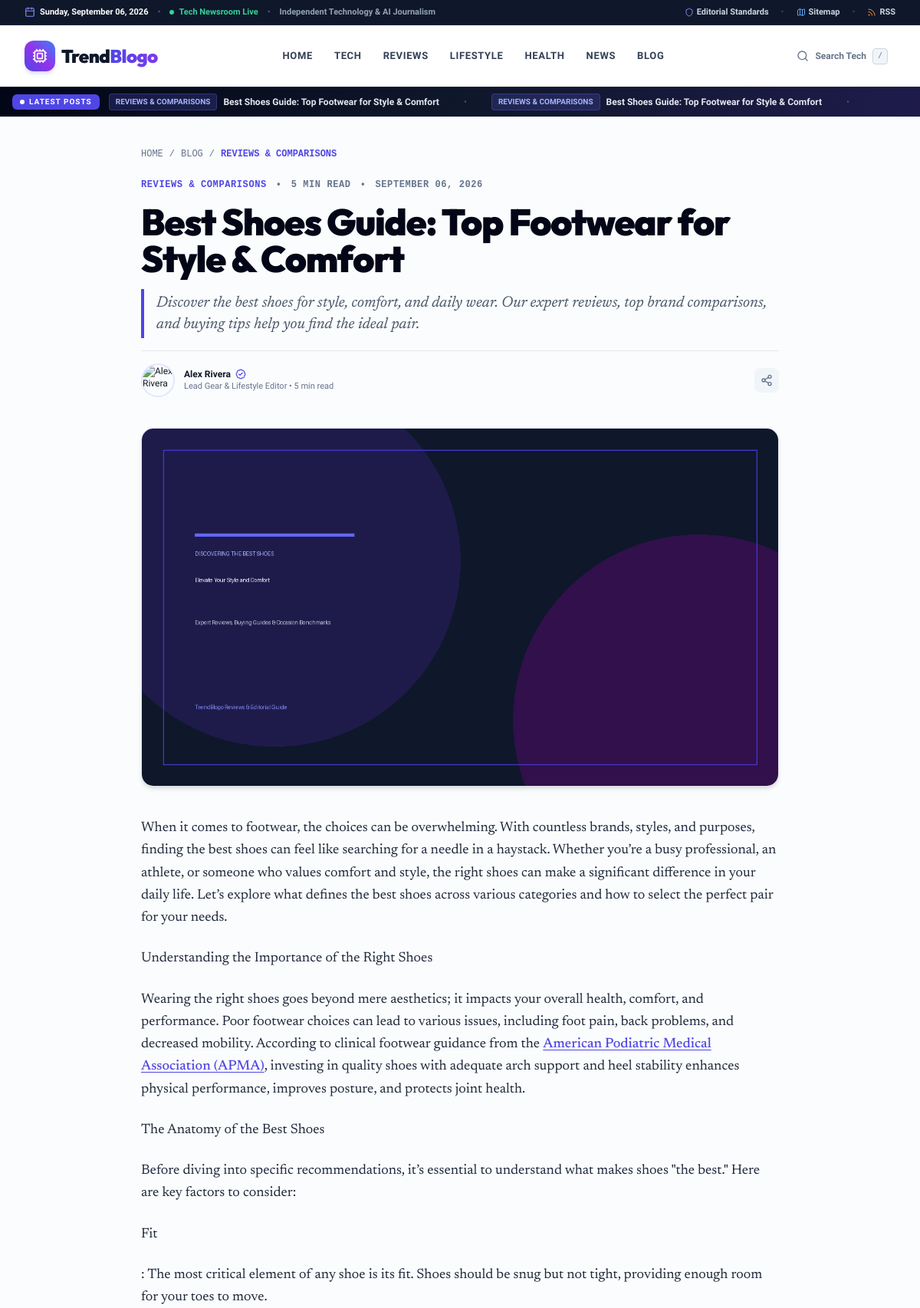
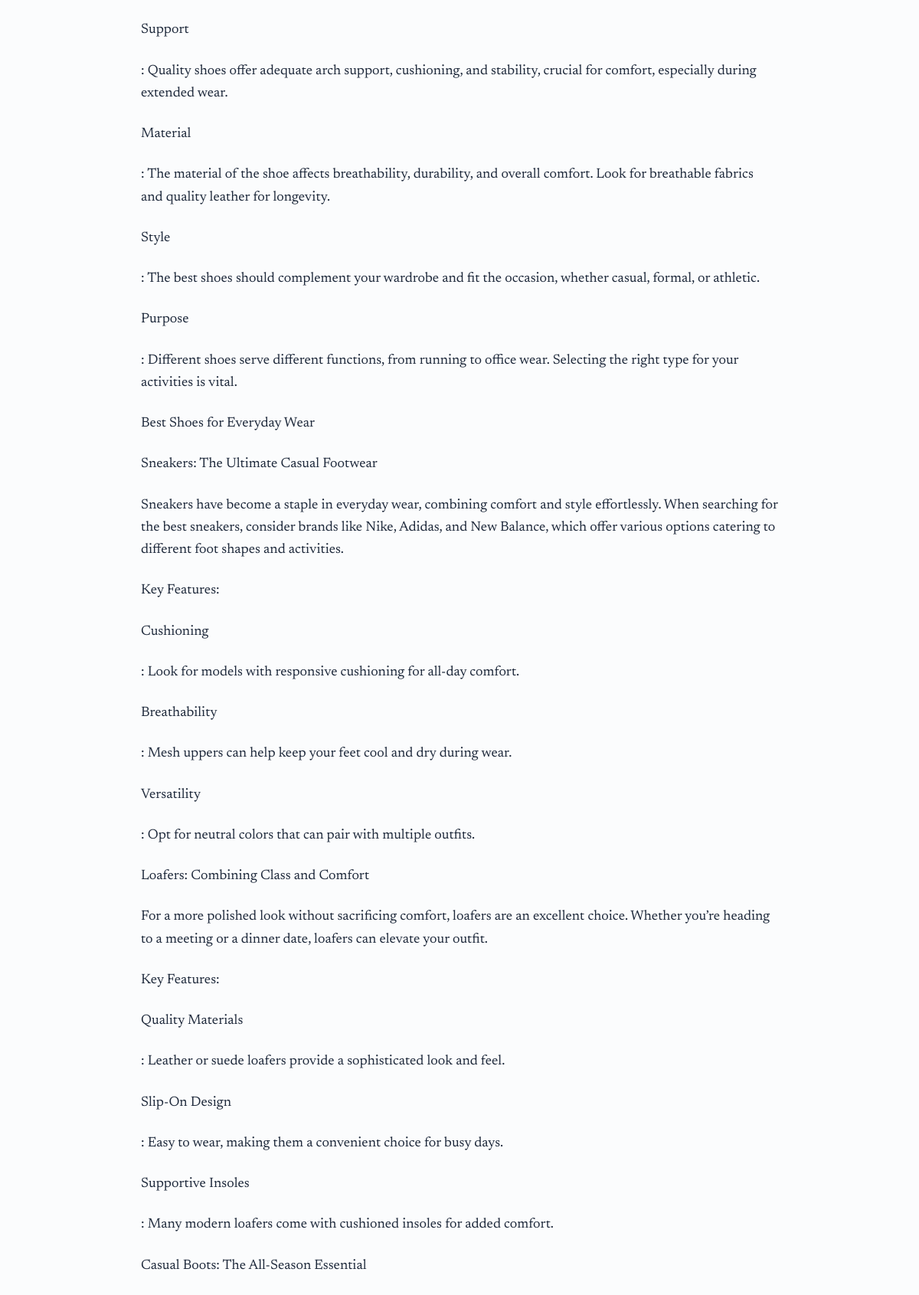
The app's page /blog/best-shoes (upper part) with its own data (2 pictures, top to bottom).
### app/models/article.py (models this page shows)
class Article(Base):
    __tablename__ = "articles"
    id = Column(Integer, primary_key=True, index=True)
    title = Column(String(255), nullable=False)
    slug = Column(String(255), unique=True, index=True, nullable=False)
    primary_keyword = Column(String(150), index=True, nullable=False)
    secondary_keywords = Column(Text, nullable=True)
    search_intent = Column(String(50), default="informational")
    template_type = Column(String(50), default="ultimate_guide")
    summary = Column(Text, nullable=True)
    content = Column(Text, nullable=False)  # Markdown format
    html_content = Column(Text, nullable=True)  # Rendered HTML
    featured_image = Column(String(255), nullable=False)
    featured_image_alt = Column(String(255), nullable=False)
    featured_image_caption = Column(String(255), nullable=True)
    image_1_url = Column(String(255), nullable=True)
    image_1_alt = Column(String(255), nullable=True)
    image_1_caption = Column(String(255), nullable=True)
    image_2_url = Column(String(255), nullable=True)
    image_2_alt = Column(String(255), nullable=True)
    image_2_caption = Column(String(255), nullable=True)
    image_3_url = Column(String(255), nullable=True)
    image_3_alt = Column(String(255), nullable=True)
    image_3_caption = Column(String(255), nullable=True)
    category_id = Column(Integer, ForeignKey("categories.id", ondelete="SET NULL"), nullable=True)
    author_name = Column(String(100), default="Editorial Team")
    author_slug = Column(String(100), default="editorial-team", index=True)
    status = Column(String(30), default="published", index=True)  # draft, published, scheduled
    scheduled_at = Column(DateTime, nullable=True)
    published_at = Column(DateTime, default=datetime.utcnow, index=True)
    created_at = Column(DateTime, default=datetime.utcnow)
    updated_at = Column(DateTime, default=datetime.utcnow, onupdate=datetime.utcnow)
    word_count = Column(Integer, default=0)
    reading_time = Column(Integer, default=5)  # minutes
    view_count = Column(Integer, default=0)
    seo_title = Column(String(150), nullable=True)
    meta_description = Column(String(320), nullable=True)
    canonical_url = Column(String(255), nullable=True)
    og_title = Column(String(150), nullable=True)
    og_description = Column(String(320), nullable=True)
    schema_json = Column(Text, nullable=True)
    quality_score = Column(Float, default=95.0)
    quality_report = Column(Text, nullable=True)  # JSON string
    category = relationship("Category", back_populates="articles")
    tags = relationship("ArticleTag", back_populates="article", cascade="all, delete-orphan")
    internal_links_out = relationship("InternalLink", foreign_keys="InternalLink.source_article_id", cascade="all, delete-orphan")
    external_links = relationship("ExternalLink", cascade="all, delete-orphan")

class Category(Base):
    __tablename__ = "categories"
    id = Column(Integer, primary_key=True, index=True)
    name = Column(String(100), unique=True, nullable=False)
    slug = Column(String(100), unique=True, index=True, nullable=False)
    description = Column(Text, nullable=True)
    color = Column(String(30), default="#4F46E5")
    icon = Column(String(50), default="folder")
    created_at = Column(DateTime, default=datetime.utcnow)
    articles = relationship("Article", back_populates="category")

### app/routes/public.py (the view)
@router.get("/blog/{slug}", response_class=HTMLResponse)
def article_detail(slug: str, request: Request, db: Session = Depends(get_db)):
    article = db.query(Article).filter(Article.slug == slug).first()
    if not article:
        raise HTTPException(status_code=404, detail="Article not found")
    article.view_count = (article.view_count or 0) + 1
    db.commit()
    ctx = get_common_context(db, request)
    related_posts = LinkEngine.get_related_posts(db, article.id, article.category_id, limit=4)
    ctx.update({
        "article": article,
        "related_posts": related_posts,
        "title": article.seo_title or f"{article.title} | TrendBlogo",
        "meta_desc": article.meta_description or article.summary,
        "canonical_url": article.canonical_url,
        "og_image": article.featured_image,
        "schema_json": article.schema_json or SEOEngine.generate_schema_json(article)
    })
    return templates.TemplateResponse(request=request, name="blog/detail.html", context=ctx)

### app/templates/blog/detail.html (shortened to what this page needs)
{% extends "base.html" %}
{% block content %}
<article class="max-w-4xl mx-auto px-4 sm:px-6 lg:px-8 py-10">
  <nav class="flex items-center space-x-2 text-xs text-slate-500 font-mono uppercase mb-6" aria-label="Breadcrumb">
    <a href="/" class="hover:text-indigo-600 transition">Home</a>
    <span>/</span>
    <a href="/blog" class="hover:text-indigo-600 transition">Blog</a>
    <span>/</span>
    <a href="/category/{{ article.category.slug if article.category else 'reviews' }}" class="text-indigo-600 font-bold hover:underline">
      {{ article.category.name if article.category else "Reviews" }}
    </a>
  </nav>
  <header class="mb-10 space-y-4">
    <div class="flex items-center space-x-3 text-xs font-mono font-bold uppercase tracking-wider text-slate-500">
      <span class="text-indigo-600 font-extrabold">{{ article.category.name if article.category else "Reviews" }}</span>
      <span>•</span>
      <span>{{ article.reading_time }} min read</span>
      <span>•</span>
      <span>{{ article.published_at.strftime("%B %d, %Y") if article.published_at else "Recently" }}</span>
    </div>
    <h1 class="font-display text-3xl sm:text-5xl font-black text-slate-950 tracking-tight leading-[1.15]">
      {{ article.title }}
    </h1>
    <p class="font-editorial text-lg sm:text-xl text-slate-600 leading-relaxed italic border-l-4 border-indigo-600 pl-4 py-1">
      {{ article.meta_description or article.summary }}
    </p>
    <div class="flex flex-wrap items-center justify-between gap-4 pt-4 border-t border-slate-200 text-xs">
      <div class="flex items-center space-x-3">
        <a href="/author/{{ article.author_slug or 'alex-rivera' }}" class="block shrink-0">
          <img src="https://images.unsplash.com/photo-1507003211169-0a1dd7228f2d?w=120&auto=format&fit=crop&q=80"
               alt="{{ article.author_name or 'Alex Rivera' }}"
               class="w-11 h-11 rounded-full object-cover border-2 border-indigo-100 shadow-xs hover:scale-105 transition duration-200">
        </a>
        <div>
          <div class="flex items-center space-x-1.5">
            <a href="/author/{{ article.author_slug or 'alex-rivera' }}" class="font-bold text-slate-900 hover:text-indigo-600 transition">
              {{ article.author_name or "Alex Rivera" }}
            </a>
            <span class="inline-flex items-center text-indigo-600" title="Verified Author & Reviewer">
              <i data-lucide="badge-check" class="w-3.5 h-3.5"></i>
            </span>
          </div>
          <p class="text-[11px] text-slate-500">Lead Gear &amp; Lifestyle Editor • {{ article.reading_time or 6 }} min read</p>
        </div>
      </div>
      <div class="flex items-center space-x-2">
        <button type="button" onclick="navigator.clipboard.writeText(window.location.href); alert('Article link copied to clipboard!');" class="p-2 text-slate-500 hover:text-slate-900 bg-slate-100 hover:bg-slate-200 rounded-lg transition" title="Copy Link">
          <i data-lucide="share-2" class="w-4 h-4"></i>
        </button>
      </div>
    </div>
  </header>
  {% if article.featured_image %}
  <figure class="mb-10">
    <div class="aspect-[16/9] w-full rounded-2xl overflow-hidden bg-slate-100 shadow-md border border-slate-200">
      <img src="{{ article.featured_image }}"
           alt="{{ article.featured_image_alt or article.title }}"
           class="w-full h-full object-cover"
           loading="eager"
           fetchpriority="high">
    </div>
  </figure>
  {% endif %}
  <div class="prose prose-trendblogo font-editorial text-lg leading-relaxed max-w-none text-slate-800">
    {{ article.html_content | safe }}
  </div>
</article>
{% endblock %}

### app/templates/base.html (shortened to what this page needs)
<!DOCTYPE html>
<html lang="en" class="scroll-smooth">
<head>
  <script src="https://cdn.tailwindcss.com"></script>
  <link rel="stylesheet" href="/static/css/custom.css">
</head>
<body class="min-h-screen flex flex-col bg-slate-50/50 text-slate-900 selection:bg-indigo-600 selection:text-white font-sans antialiased">
  <div class="bg-slate-900 text-slate-300 text-xs py-2 border-b border-slate-800">
    <div class="max-w-7xl mx-auto px-4 sm:px-6 lg:px-8 flex flex-col sm:flex-row sm:items-center justify-between gap-2">
      <div class="flex items-center space-x-3 text-[11px] font-semibold">
        <span class="text-white font-bold flex items-center">
          <i data-lucide="calendar" class="w-3.5 h-3.5 mr-1.5 text-indigo-400"></i>
          {{ current_date_str or "Sunday, September 6, 2026" }}
        </span>
        <span class="text-slate-600">•</span>
        <span class="text-emerald-400 flex items-center">
          <span class="w-1.5 h-1.5 rounded-full bg-emerald-400 animate-ping mr-1.5"></span>
          Tech Newsroom Live
        </span>
        <span class="text-slate-600">•</span>
        <span class="text-slate-400 hidden sm:inline">Independent Technology &amp; AI Journalism</span>
      </div>
      <div class="flex items-center space-x-4 text-[11px] font-semibold">
        <a href="/editorial-policy" class="hover:text-white transition flex items-center" aria-label="Editorial Standards">
          <i data-lucide="shield" class="w-3 h-3 mr-1 text-indigo-400"></i> Editorial Standards
        </a>
        <span class="text-slate-700">•</span>
        <a href="/sitemap" class="hover:text-white transition flex items-center" aria-label="Index Sitemap">
          <i data-lucide="map" class="w-3 h-3 mr-1 text-blue-400"></i> Sitemap
        </a>
        <span class="text-slate-700">•</span>
        <a href="/rss.xml" class="hover:text-white transition flex items-center" aria-label="RSS Feed">
          <i data-lucide="rss" class="w-3 h-3 mr-1 text-orange-400"></i> RSS
        </a>
      </div>
    </div>
  </div>
  <header class="sticky top-0 z-40 bg-white/95 backdrop-blur-md border-b border-slate-200/80 shadow-xs">
    <div class="max-w-7xl mx-auto px-4 sm:px-6 lg:px-8">
      <div class="flex items-center justify-between h-20">
        <a href="/" class="flex items-center space-x-2 group" aria-label="TrendBlogo Technology Homepage">
          <div class="w-10 h-10 rounded-xl bg-gradient-to-tr from-indigo-600 via-purple-600 to-blue-500 flex items-center justify-center text-white shadow-md shadow-indigo-500/20 group-hover:scale-105 transition-transform duration-300">
            <i data-lucide="cpu" class="w-5 h-5"></i>
          </div>
          <span class="font-display font-black text-2xl tracking-tight text-slate-900 leading-none">
            Trend<span class="bg-gradient-to-r from-indigo-600 to-violet-600 bg-clip-text text-transparent">Blogo</span>
          </span>
        </a>
        <nav class="hidden lg:flex items-center space-x-1 text-[13px] font-bold uppercase tracking-wider text-slate-700" aria-label="Main Navigation">
          <a href="/" class="px-3 py-2 rounded-lg hover:text-indigo-600 hover:bg-slate-50 transition">Home</a>
          <a href="/category/tech" class="px-3 py-2 rounded-lg hover:text-indigo-600 hover:bg-indigo-50/50 transition">Tech</a>
          <a href="/category/reviews" class="px-3 py-2 rounded-lg hover:text-amber-600 hover:bg-amber-50/50 transition">Reviews</a>
          <a href="/category/lifestyle" class="px-3 py-2 rounded-lg hover:text-pink-600 hover:bg-pink-50/50 transition">Lifestyle</a>
          <a href="/category/health" class="px-3 py-2 rounded-lg hover:text-emerald-600 hover:bg-emerald-50/50 transition">Health</a>
          <a href="/category/news" class="px-3 py-2 rounded-lg hover:text-rose-600 hover:bg-rose-50/50 transition">News</a>
          <a href="/blog" class="px-3 py-2 rounded-lg hover:text-indigo-600 hover:bg-slate-50 transition">Blog</a>
        </nav>
        <div class="flex items-center space-x-3">
          <button type="button" class="open-search-modal p-2.5 text-slate-500 hover:text-slate-900 hover:bg-slate-100 rounded-xl transition flex items-center space-x-2" aria-label="Open search dialog">
            <i data-lucide="search" class="w-4 h-4"></i>
            <span class="hidden sm:inline-block text-xs font-semibold text-slate-500">Search Tech</span>
            <kbd class="hidden sm:inline-block bg-slate-100 border border-slate-300 px-1.5 py-0.5 rounded text-[10px] text-slate-500 font-mono">/</kbd>
          </button>
        </div>
      </div>
    </div>
    {% if recent_posts and recent_posts|length > 0 %}
    <div class="bg-gradient-to-r from-slate-950 via-slate-900 to-indigo-950 text-white py-2 px-4 overflow-hidden border-t border-slate-800">
      <div class="max-w-7xl mx-auto flex items-center text-xs">
        <span class="bg-indigo-600 text-white font-black uppercase tracking-widest text-[10px] px-2.5 py-0.5 rounded-md mr-3 shrink-0 flex items-center shadow-xs">
          <span class="w-1.5 h-1.5 rounded-full bg-white animate-pulse mr-1.5"></span>
          Latest Posts
        </span>
        <div class="ticker-wrap flex-1 overflow-hidden">
          <div class="ticker-move text-slate-200 font-medium space-x-8 text-xs inline-flex items-center">
            {% for post in recent_posts %}
            <a href="/blog/{{ post.slug }}" class="hover:text-indigo-400 transition inline-flex items-center space-x-2 shrink-0">
              <span class="px-2 py-0.5 bg-indigo-500/20 text-indigo-300 font-bold uppercase text-[10px] rounded border border-indigo-500/30">
                {{ post.category.name if post.category else "Review" }}
              </span>
              <span class="hover:underline font-semibold">{{ post.title }}</span>
            </a>
            <span class="text-slate-600">•</span>
            {% endfor %}
            {% for post in recent_posts %}
            <a href="/blog/{{ post.slug }}" class="hover:text-indigo-400 transition inline-flex items-center space-x-2 shrink-0">
              <span class="px-2 py-0.5 bg-indigo-500/20 text-indigo-300 font-bold uppercase text-[10px] rounded border border-indigo-500/30">
                {{ post.category.name if post.category else "Review" }}
              </span>
              <span class="hover:underline font-semibold">{{ post.title }}</span>
            </a>
            <span class="text-slate-600">•</span>
            {% endfor %}
          </div>
        </div>
      </div>
    </div>
    {% endif %}
  </header>
  <main class="flex-grow">
    {% block content %}{% endblock %}
  </main>
</body>
</html>

### app/static/css/custom.css (style rules this page uses)
:root { --font-headline: 'Playfair Display', Georgia, Cambria, serif; --font-editorial: 'Newsreader', Georgia, serif; --font-heading: 'Plus Jakarta Sans', -apple-system, BlinkMacSystemFont, sans-serif; --font-body: 'Inter', -apple-system, BlinkMacSystemFont, sans-serif; --font-mono: 'JetBrains Mono', monospace; }
.font-editorial { font-family: var(--font-editorial); }
.ticker-wrap { overflow: hidden; white-space: nowrap; }
.ticker-move { display: inline-block; animation: ticker 35s linear infinite; }
.prose-trendblogo { color: #334155; font-size: 1.125rem; line-height: 1.8; }
.prose-trendblogo p { margin-bottom: 1.5rem; }
.prose-trendblogo a { color: #4F46E5; text-decoration: underline; text-underline-offset: 3px; font-weight: 500; transition: color 0.15s ease; }

### records on screen
Article: category "REVIEWS & COMPARISONS", title "Best Shoes Guide: Top Footwear for Style & Comfort", reading_time "5", published_at "SEPTEMBER 06, 2026", meta_description "Discover the best shoes for style, comfort, and daily wear. Our expert reviews, top brand comparisons, and buying tips help you find the ideal pair.", author_name "Alex Rivera", featured_image (picture), html_content "When it comes to footwear, the choices can be overwhelming. With countless brands, styles, and purposes, finding the best shoes can feel like searching for a needle in a haystack. Whether you’re a busy professional, an athlete, or someone who values comfort and style, the right shoes can make a significant difference in your daily life. Let’s explore what defines the best shoes across various categories and how to select the perfect pair for your needs. Understanding the Importance of the Right Shoes Wearing the right shoes goes beyond mere aesthetics; it impacts your overall health, comfort, and performance. Poor footwear choices can lead to various issues, including foot pain, back…"
Category: category "REVIEWS & COMPARISONS"

### other values on screen
{{ current_date_str or "Sunday, September 6, 2026" }} "Sunday, September 06, 2026"
